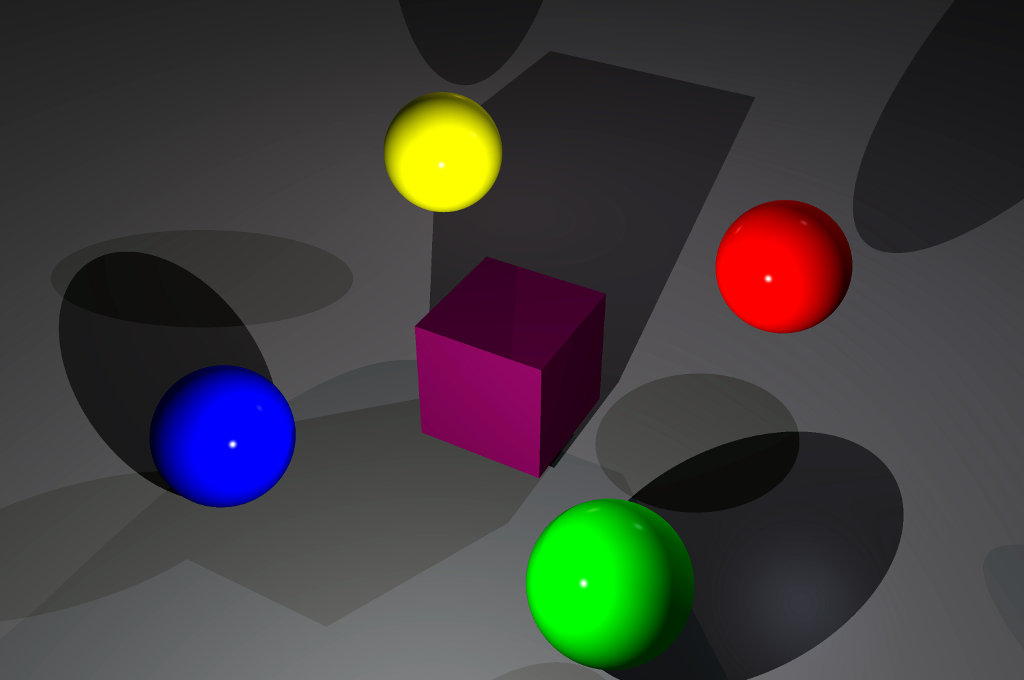
#> input picture 272/filein.png, 1024 x 680 px
$ python dither.py
#> lines starting #> are read from the running program, lines starting #| are printed output that depends on the picture
from PIL import Image

def fs_dither(fname):
#> called with fname = 'filein.png'
  img = Image.open(fname).convert('L')
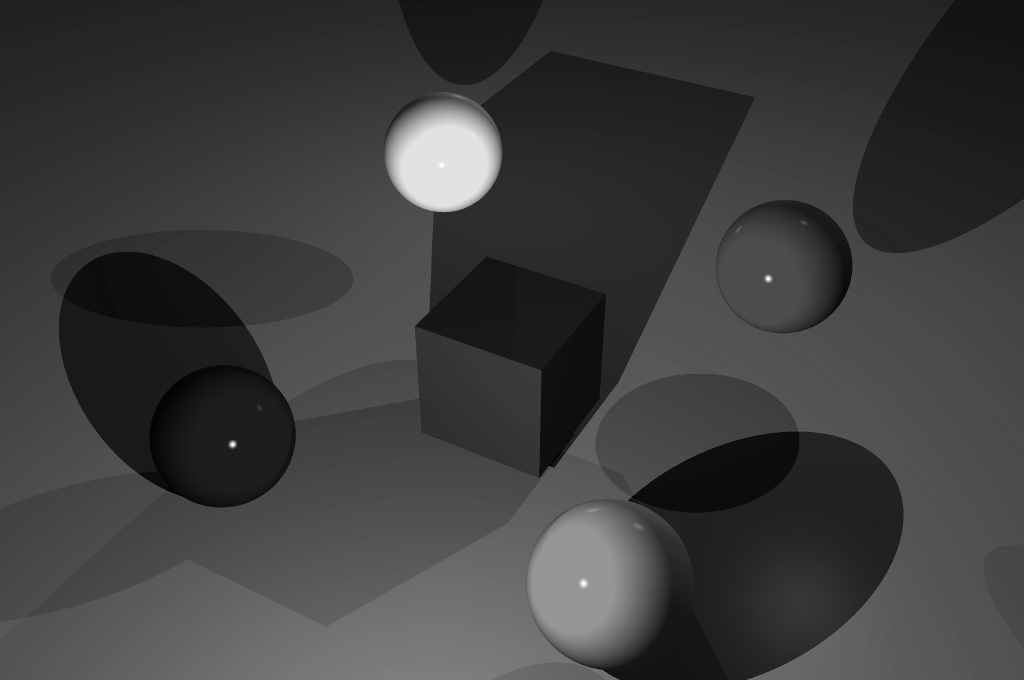
#> img: PIL image 1024x680 L; min 0, max 255, mean 61.4
  pixel = img.load()
  w, h = img.size
#> w = 1024; h = 680

  for y in range(h):
    for x in range(w):
      old = pixel[x, y]
      new = 0 if old < 127 else 255
      pixel[x, y] = new
      quant_error = old - new
      if x < w-1:
        pixel[x+1, y] += quant_error * 7 // 16
      if x > 0 and y < h-1:
        pixel[x-1, y+1] += quant_error * 3 // 16
      if y < h-1:
        pixel[x, y+1] += quant_error * 5 // 16
      if x < w-1 and y < h-1:
        pixel[x+1, y+1] += quant_error * 1 // 16
  img.save("output.png")
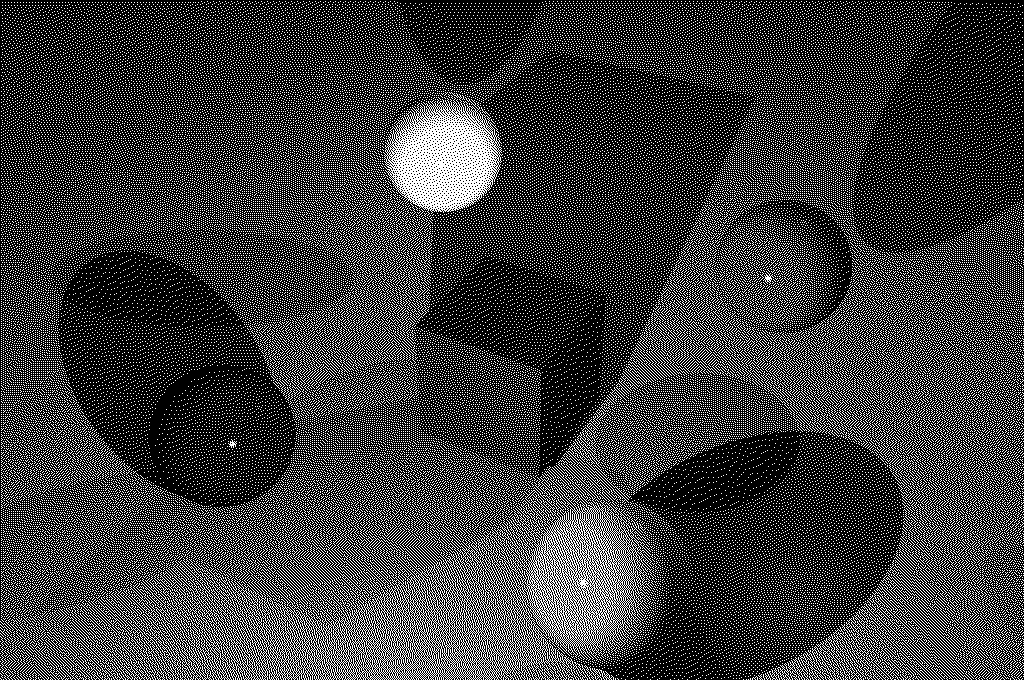
#> saved as output.png: PIL image 1024x680 L; 23.4% white in thin lines or dots
  img.show()

fs_dither("filein.png")
